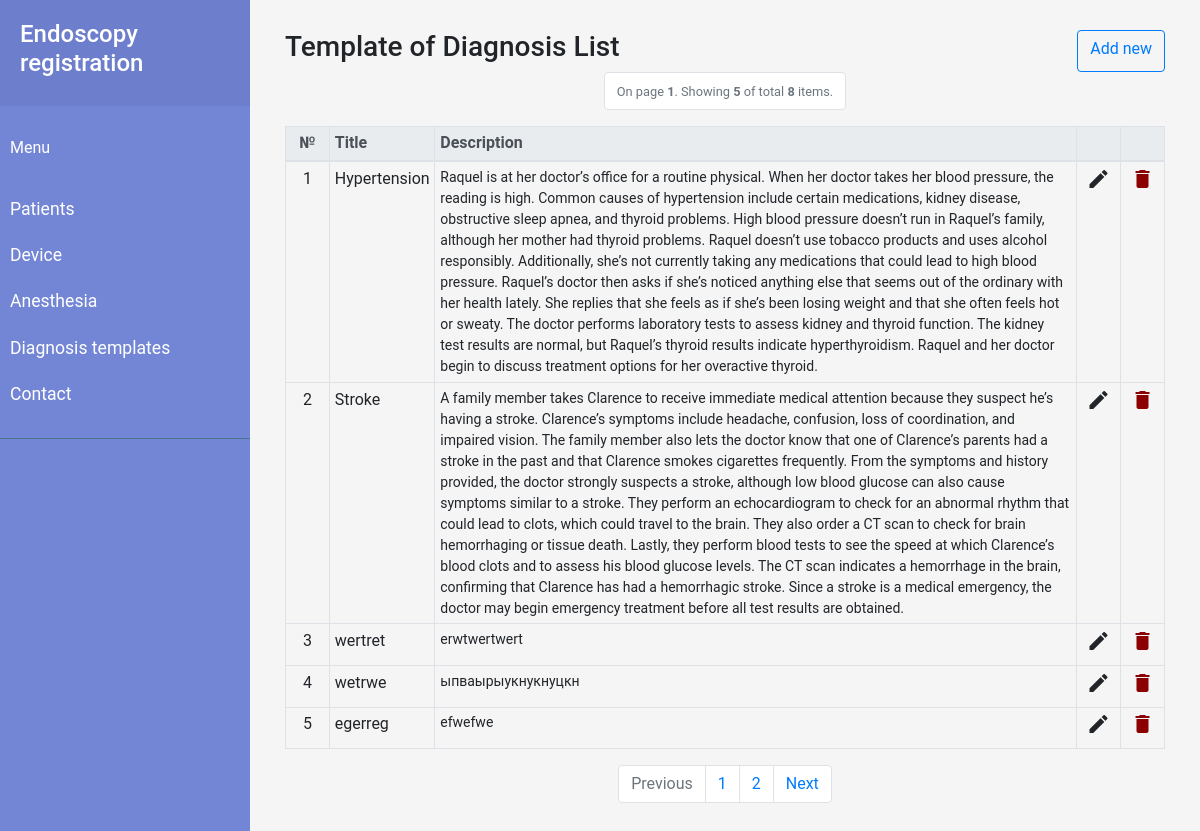
The page /templates/diagnosistemplate on the database its author committed.
### endostemplates/models.py (models this page shows, shortened)
class TemplateDiagnosis(models.Model):
    title       = models.CharField(max_length=255, blank=False)
    diagnosis   = models.TextField(blank=False)

### endostemplates/views.py (the view)
# urls.py: path('diagnosistemplate', views.TemplateDiagnosisView.as_view(), name='diagnosistemplate_page'),
class TemplateDiagnosisView(generic.ListView):
    template_name = 'diagnosis_list.html'
    paginate_by = 5
    def get_queryset(self):
        return TemplateDiagnosis.objects.all()

### endostemplates/templates/diagnosis_list.html (shortened to what this page needs)
{% extends 'base.html' %}
{% block content_list %}
<div class="col-12">
<div style="display: flex; justify-content: space-between; margin-top: 10px;">
    <p class="h3"> Template of Diagnosis List </p>
    <a href="{% url 'endostemplates:diagnosistemplate_new' %}" class="btn btn-outline-primary"> Add new </a>
</div>
<nav aria-label="Page navigation example">
    <ul class="pagination justify-content-center pagination">
        <li class="page-item disabled">
            <a class="page-link" href="#" tabindex="-1"><small>On page <strong>{{ page_obj.number }}</strong>. Showing <strong>{{ page_obj.object_list.count }}</strong> of total <strong>{{ page_obj.paginator.count }}</strong> items.</small></a>
        </li>
    </ul>
</nav>
    <table class="table table-bordered table-sm">
      <thead class="thead-light">
        <tr>
          <th scope="col" class="text-center">№</th>
          <th scope="col">Title</th>
          <th scope="col">Description</th>
          <th></th>
          <th></th>
        </tr>
      </thead>
      <tbody>
    {% for instance in object_list %}
        <tr>
             <td class="text-center" style="width: 5%;">{{ forloop.counter0|add:page_obj.start_index }}</td>
             <td> <a href='{% url 'endostemplates:diagnosistemplate_update' instance.id %}'>{{ instance.title }}</a> </td>
             <td style="font-size: 14px;"> {{ instance.diagnosis }} </td>
             <td style="text-align: center; width: 5%;"> <a href="{% url 'endostemplates:diagnosistemplate_update' instance.id %}"><i class="material-icons">&#xE254;</i></a> </td>
             <td style="text-align: center; width: 5%;"> <a href="{% url 'endostemplates:diagnosistemplate_delete' instance.id %}" style="color: darkred"><i class="material-icons">&#xE872;</i></a> </td>
        </tr>
    {% endfor %}
      </tbody>
    </table>
{% if is_paginated %}
<nav aria-label="Page navigation example">
    <ul class="pagination justify-content-center pagination">
        {% if page_obj.has_previous %}
          <!-- If it ain't a search result display, don't append the search query
               to the URL. -->
          {% if not search %}
          <li class="page-item">
              <a class="page-link" href="{% url 'endostemplates:diagnosistemplate_page' %}?page={{ page_obj.previous_page_number }}" tabindex="-1">Previous</a>
          </li>
          {% else %}
          <!-- Append the searched query to the URL, so that on a search results page,
               the pagination don't revert to listing all the listview items. -->
            <li class="page-item">
              <a class="page-link" href="{% url 'endostemplates:diagnosistemplate_page' %}?{{search}}&page={{ page_obj.previous_page_number }}" tabindex="-1">Previous</a>
          </li>
          {% endif %}
        {% else %}
        <li class="page-item disabled">
            <a class="page-link" href="#" tabindex="-1">Previous</a>
        </li>
        {% endif %}
        {% for object in page_obj.paginator.page_range %}
            <li class="page-item"><a class="page-link" href="{% url 'endostemplates:diagnosistemplate_page' %}?page={{ forloop.counter }}">{{ forloop.counter }}</a></li>
        {% endfor %}
        {% if page_obj.has_next %}
          {% if not search %}
          <li class="page-item">
              <a class="page-link" href="{% url 'endostemplates:diagnosistemplate_page' %}?page={{ page_obj.next_page_number }}">Next</a>
          </li>
          {% else %}
            <li class="page-item">
              <a class="page-link" href="{% url 'endostemplates:diagnosistemplate_page' %}?{{search}}&page={{ page_obj.next_page_number }}">Next</a>
          </li>
          {% endif %}
        {% else %}
        <li class="page-item disabled">
            <a class="page-link" href="#">Next</a>
        </li>
        {% endif %}
    </ul>
</nav>
{% endif %}
</div>
{% endblock %}

### static/css/style.css (style rules this page uses)
body { font-family: 'Roboto', sans-serif; background: #fafafa; }
a, a:hover, a:focus { color: inherit; text-decoration: none; transition: all 0.3s; }

### rows shown on the page
TemplateDiagnosis: title "Hypertension", diagnosis "Raquel is at her doctor’s office for a routine physical. When her doctor takes her blood pressure, the reading is high. Common causes of hypertension include certain medications, kidney disease, obstructive sleep apnea, and thyroid problems. High blood pressure doesn’t run in Raquel’s family, although her mother had thyroid problems. Raquel doesn’t use tobacco products and uses alcohol responsibly. Additionally, she’s not currently taking any medications that could lead to high blood pressure. Raquel’s doctor then asks if she’s noticed anything else that seems out of the ordinary with her health lately. She replies that she feels as if she’s been losing weight and that she often feels hot…"
TemplateDiagnosis: title "Stroke", diagnosis "A family member takes Clarence to receive immediate medical attention because they suspect he’s having a stroke. Clarence’s symptoms include headache, confusion, loss of coordination, and impaired vision. The family member also lets the doctor know that one of Clarence’s parents had a stroke in the past and that Clarence smokes cigarettes frequently. From the symptoms and history provided, the doctor strongly suspects a stroke, although low blood glucose can also cause symptoms similar to a stroke. They perform an echocardiogram to check for an abnormal rhythm that could lead to clots, which could travel to the brain. They also order a CT scan to check for brain hemorrhaging or tissue…"
TemplateDiagnosis: title "wertret", diagnosis "erwtwertwert"
TemplateDiagnosis: title "wetrwe", diagnosis "ыпваырыукнукнуцкн"
TemplateDiagnosis: title "egerreg", diagnosis "efwefwe"

### other values the page prints
{{ page_obj.number }} "1"
{{ page_obj.object_list.count }} "5"
{{ page_obj.paginator.count }} "8"
